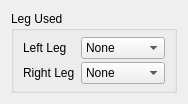
<?xml version="1.0" encoding="UTF-8"?>
<ui version="4.0">
 <class>Form</class>
 <widget class="QWidget" name="Form">
  <property name="geometry">
   <rect>
    <x>0</x>
    <y>0</y>
    <width>188</width>
    <height>99</height>
   </rect>
  </property>
  <property name="windowTitle">
   <string>Form</string>
  </property>
  <layout class="QGridLayout" name="gridLayout">
   <item row="0" column="0">
    <widget class="QGroupBox" name="legUsedGroupBox">
     <property name="sizePolicy">
      <sizepolicy hsizetype="Preferred" vsizetype="Preferred">
       <horstretch>0</horstretch>
       <verstretch>0</verstretch>
      </sizepolicy>
     </property>
     <property name="font">
      <font>
       <pointsize>9</pointsize>
      </font>
     </property>
     <property name="title">
      <string>Leg Used</string>
     </property>
     <layout class="QFormLayout" name="legUsedFormLayout">
      <property name="verticalSpacing">
       <number>3</number>
      </property>
      <property name="topMargin">
       <number>6</number>
      </property>
      <property name="bottomMargin">
       <number>6</number>
      </property>
      <item row="0" column="0">
       <widget class="QLabel" name="legLabelL">
        <property name="sizePolicy">
         <sizepolicy hsizetype="Preferred" vsizetype="Preferred">
          <horstretch>0</horstretch>
          <verstretch>0</verstretch>
         </sizepolicy>
        </property>
        <property name="text">
         <string>Left Leg</string>
        </property>
        <property name="alignment">
         <set>Qt::AlignmentFlag::AlignLeading|Qt::AlignmentFlag::AlignLeft|Qt::AlignmentFlag::AlignVCenter</set>
        </property>
       </widget>
      </item>
      <item row="0" column="1">
       <widget class="QComboBox" name="legComboBoxL">
        <property name="sizePolicy">
         <sizepolicy hsizetype="Preferred" vsizetype="Preferred">
          <horstretch>0</horstretch>
          <verstretch>0</verstretch>
         </sizepolicy>
        </property>
        <property name="font">
         <font>
          <pointsize>9</pointsize>
         </font>
        </property>
        <property name="cursor">
         <cursorShape>PointingHandCursor</cursorShape>
        </property>
        <item>
         <property name="text">
          <string>None</string>
         </property>
        </item>
       </widget>
      </item>
      <item row="1" column="1">
       <widget class="QComboBox" name="legComboBoxR">
        <property name="sizePolicy">
         <sizepolicy hsizetype="Preferred" vsizetype="Preferred">
          <horstretch>0</horstretch>
          <verstretch>0</verstretch>
         </sizepolicy>
        </property>
        <property name="font">
         <font>
          <pointsize>9</pointsize>
         </font>
        </property>
        <property name="cursor">
         <cursorShape>PointingHandCursor</cursorShape>
        </property>
        <item>
         <property name="text">
          <string>None</string>
         </property>
        </item>
       </widget>
      </item>
      <item row="1" column="0">
       <widget class="QLabel" name="legLabelR">
        <property name="sizePolicy">
         <sizepolicy hsizetype="Preferred" vsizetype="Preferred">
          <horstretch>0</horstretch>
          <verstretch>0</verstretch>
         </sizepolicy>
        </property>
        <property name="text">
         <string>Right Leg</string>
        </property>
        <property name="alignment">
         <set>Qt::AlignmentFlag::AlignLeading|Qt::AlignmentFlag::AlignLeft|Qt::AlignmentFlag::AlignVCenter</set>
        </property>
       </widget>
      </item>
     </layout>
    </widget>
   </item>
  </layout>
 </widget>
 <resources/>
 <connections/>
</ui>
